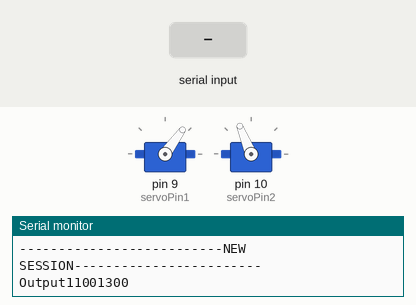
Bench run of a sketch on a simulated Arduino Uno, built with avr-gcc and run on an emulated ATmega328P. Shown: 2 × servo, the last lines printed to the serial monitor. Inputs (shaded band) come from the test bench.

Above: at 8.2 s.
8.3 s: "90,45\n" received over Serial
At 9.7 s:
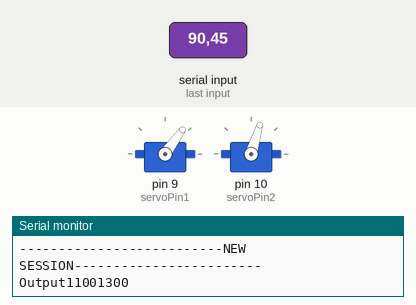
At 11.3 s:
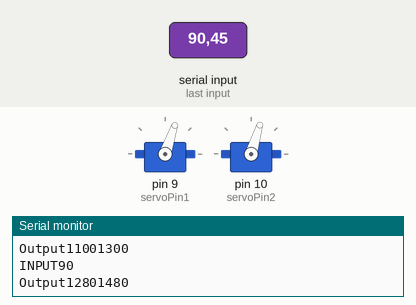
Timing chart, 0 to 23.5 s (numbered marks = the images above; inputs shaded):
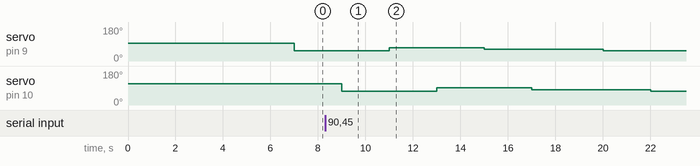

The sketch:

droneMotor_2.ino
```cpp
#include <Servo.h>

byte servoPin1 = 9; // signal pin for the ESC.
byte servoPin2 = 10; // signal pin for the ESC.
Servo servo1;
Servo servo2;

void setup() {
  Serial.begin(115200);
  servo1.attach(servoPin1);
  servo2.attach(servoPin2);
  servo1.writeMicroseconds(1500); // send "stop" signal to ESC. Also necessary to arm the ESC.
  servo2.writeMicroseconds(1700); // send "stop" signal to ESC. Also necessary to arm the ESC.
  delay(7000); // delay to allow the ESC to recognize the stopped signal.
  Serial.println("--------------------------NEW SESSION------------------------");
}

void loop() {
  int potVal = 0;
  if (Serial.available()){
    potVal = Serial.parseInt(); // read input from serial monitor.
    Serial.print("INPUT");
    Serial.println(potVal);
  }
  int pwmVal = map(potVal,0, 100, 1100, 1300); // maps potentiometer values to PWM value.
  int pwmVal2 = map(potVal,0, 100, 1300, 1500); // maps potentiometer values to PWM value.
  Serial.print("Output");
  Serial.print(pwmVal);
  Serial.println(pwmVal2);
  servo1.writeMicroseconds(pwmVal); // Send signal to ESC.
  delay(2000);
  servo2.writeMicroseconds(pwmVal2); // Send signal to ESC.
  delay(2000);
}
```

Measured:
- after the input at 8.3 s, servo on pin 9 (servoPin1): 54° → 71° after 2.7 s, → 63° 4.0 s later, → 54° 5.0 s later
